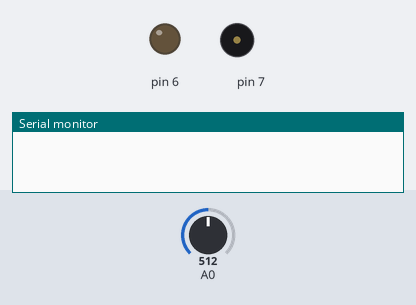
Bench run of a sketch on a simulated Arduino Uno, built with avr-gcc and run on an emulated ATmega328P. Parts: output pins drawn as LEDs (lit = HIGH), buzzer (waves = sounding), the last lines printed to the serial monitor. The test bench sets the inputs (shaded band); at power-on: A0 = 512.

Above: at 3.8 s.
3.9 s: A0 set to 318
7.8 s: A0 set to 284
At 10.8 s:
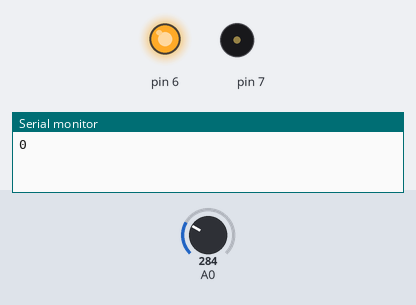
11.7 s: A0 set to 306
At 13.8 s:
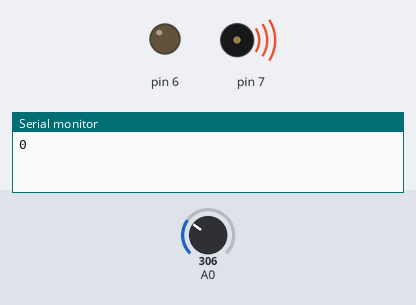
15.6 s: A0 set to 290
At 17.3 s:
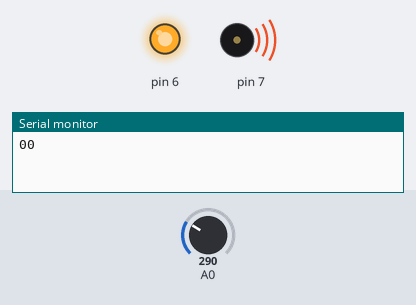
19.5 s: A0 set to 310
At 22.3 s:
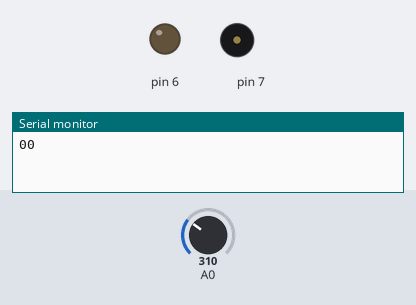
Timing chart, 0 to 23.8 s (numbered marks = the images above; inputs shaded):
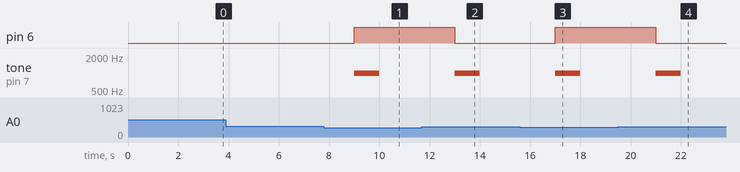

The sketch:

project_A0.ino
```cpp
int notes[] = {
  440, 440, 440, 349, 523, 440, 349, 523, 440, 0, 659, 659, 659, 698, 523,
  415, 349, 523, 440
};

// Note durations: 4 = quarter note, 8 = eighth note, etc.
int duration[] = {
  500, 500, 500, 350, 150, 500, 350, 150, 1000, 500, 500, 500, 350, 150,
  500, 350, 150, 1000, 500
};

int prev_state = 0;


void setup() {
  // put your setup code here, to run once:
  pinMode(7, OUTPUT);
  pinMode(6, OUTPUT);
  Serial.begin(9600);
}

void loop() {
  // put your main code here, to run repeatedly:
  int light_sensor = analogRead(A0);
  //Serial.println(light_sensor);

  if(light_sensor < 300){
    Serial.print(prev_state);
    digitalWrite(6, HIGH);
    if (prev_state == 0){
      tone(7, 1000);
      delay(1000);
      noTone(7);
      prev_state = 1;

    }
    else{
      noTone(7);
    }
  }
  else{
    digitalWrite(6, LOW);
    if (prev_state == 1 ){
      tone(7, 1000);
      delay(1000);
      noTone(7);
      prev_state = 0;
    }
    else {
      noTone(7);
    }
  }

  delay(3000);
}
```

Measured:
- the behaviour switches between 300 and 299 on A0 (found by bisection; images 0 and 1)
- after the input at 3.9 s, every drawn part: stays the same
- after the input at 7.8 s, pin 6: LOW → HIGH after 1.2 s; tone on pin 7: silent → 1000 Hz after 1.2 s, → silent 1.0 s later
- after the input at 11.7 s, pin 6: HIGH → LOW after 1.3 s; tone on pin 7: silent → 1000 Hz after 1.3 s, → silent 1.0 s later
- after the input at 15.6 s, pin 6: LOW → HIGH after 1.4 s; tone on pin 7: silent → 1000 Hz after 1.4 s, → silent 1.0 s later
- after the input at 19.5 s, pin 6: HIGH → LOW after 1.5 s; tone on pin 7: silent → 1000 Hz after 1.5 s, → silent 1.0 s later
